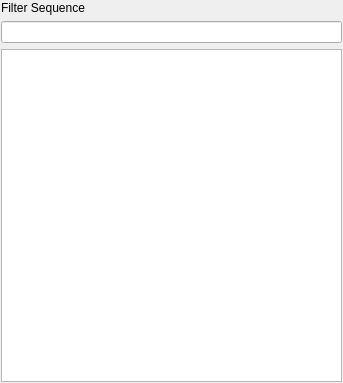
<?xml version="1.0" encoding="UTF-8"?>
<ui version="4.0">
 <class>Form</class>
 <widget class="QWidget" name="Form">
  <property name="geometry">
   <rect>
    <x>0</x>
    <y>0</y>
    <width>343</width>
    <height>383</height>
   </rect>
  </property>
  <property name="windowTitle">
   <string>Form</string>
  </property>
  <layout class="QVBoxLayout" name="verticalLayout">
   <property name="margin">
    <number>1</number>
   </property>
   <item>
    <widget class="QLabel" name="filterLabel">
     <property name="text">
      <string>Filter Sequence</string>
     </property>
    </widget>
   </item>
   <item>
    <widget class="QLineEdit" name="filterLineEdit"/>
   </item>
   <item>
    <widget class="QListWidget" name="sequenceListWidget"/>
   </item>
  </layout>
 </widget>
 <resources/>
 <connections/>
</ui>
